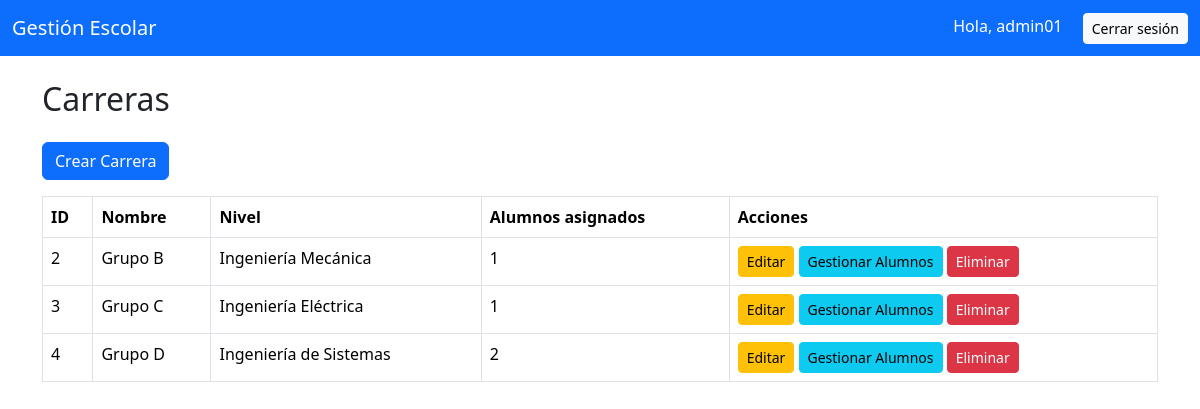
Page /admin/grupos/index.php (signed in) on the committed database.
### tables this page shows
CREATE TABLE grupos (
    id INT AUTO_INCREMENT PRIMARY KEY,
    nombre VARCHAR(50),
    nivel  VARCHAR(50)
);

### admin/grupos/index.php (the view, shortened to what this page needs)
<?php
require '../../includes/db.php';
require '../../includes/header.php';
$stmt = $pdo->query("SELECT * FROM grupos ORDER BY nombre");
$grupos = $stmt->fetchAll();
?>
<h2 class="mb-4">Carreras</h2>
<a href="crear.php" class="btn btn-primary mb-3">Crear Carrera</a>
<table class="table table-bordered">
    <thead>
        <tr>
            <th>ID</th>
            <th>Nombre</th>
            <th>Nivel</th>
            <th>Alumnos asignados</th>
            <th>Acciones</th>
        </tr>
    </thead>
    <tbody>
        <?php foreach ($grupos as $grupo): ?>
            <?php
                $stmtCount = $pdo->prepare("SELECT COUNT(*) FROM alumnos_grupos WHERE grupo_id = ?");
                $stmtCount->execute([$grupo['id']]);
                $alumnosCount = $stmtCount->fetchColumn();
            ?>
            <tr>
                <td><?= htmlspecialchars($grupo['id']) ?></td>
                <td><?= htmlspecialchars($grupo['nombre']) ?></td>
                <td><?= htmlspecialchars($grupo['nivel']) ?></td>
                <td><?= $alumnosCount ?></td>
                <td>
                    <a href="editar.php?id=<?= $grupo['id'] ?>" class="btn btn-sm btn-warning">Editar</a>
                    <a href="gestionar_alumnos.php?id=<?= $grupo['id'] ?>" class="btn btn-sm btn-info">Gestionar Alumnos</a>
                    <a href="eliminar.php?id=<?= $grupo['id'] ?>" class="btn btn-sm btn-danger" onclick="return confirm('¿Eliminar este grupo?')">Eliminar</a>
                </td>
            </tr>
        <?php endforeach; ?>
    </tbody>
</table>
<?php require '../../includes/footer.php'; ?>

### rows in the picture
grupos: id "2", nombre "Grupo B", nivel "Ingeniería Mecánica", alumnosCount "1"
grupos: id "3", nombre "Grupo C", nivel "Ingeniería Eléctrica", alumnosCount "1"
grupos: id "4", nombre "Grupo D", nivel "Ingeniería de Sistemas", alumnosCount "2"

### other values in the picture
$_SESSION['usuario'] "admin01"
